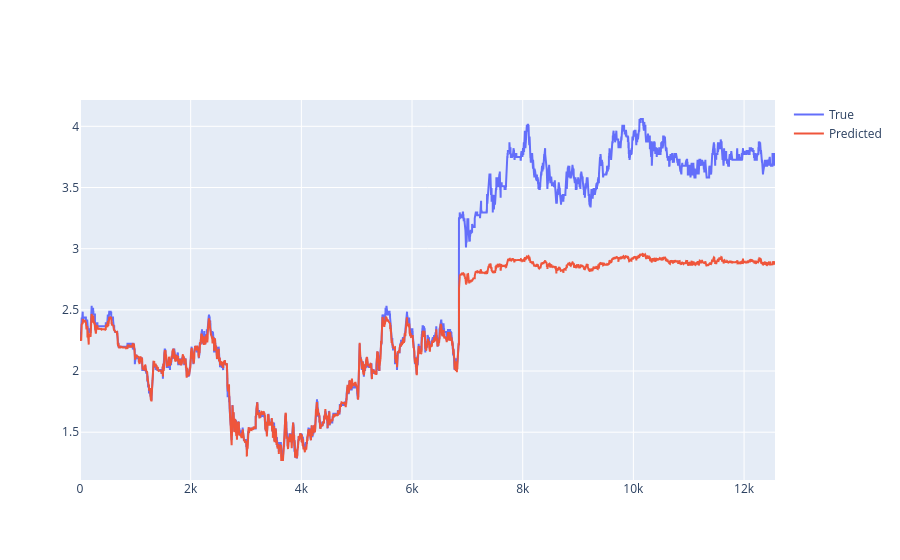

Notebook cell for this chart:
### Code cell
fig = go.Figure()
fig.add_trace(go.Scatter(x=np.arange(len(true)), y=true, mode='lines', name='True'))
fig.add_trace(go.Scatter(x=np.arange(len(pred)), y=pred, mode='lines', name='Predicted'))
fig.show()

### Figure 1 — Plotly figure (JSON) as saved in the notebook; plotly's stock layout.template omitted (floating-point values rounded to 4 significant figures; data arrays with more than 128 entries replaced by an {"elided": "..."} marker saying what was removed)
{"data": [{"mode": "lines", "name": "True", "type": "scatter", "x": {"elided": "12560 int values"}, "y": {"elided": "12560 float values"}}, {"mode": "lines", "name": "Predicted", "type": "scatter", "x": {"elided": "12560 int values"}, "y": {"elided": "12560 float values"}}], "layout": {}}
